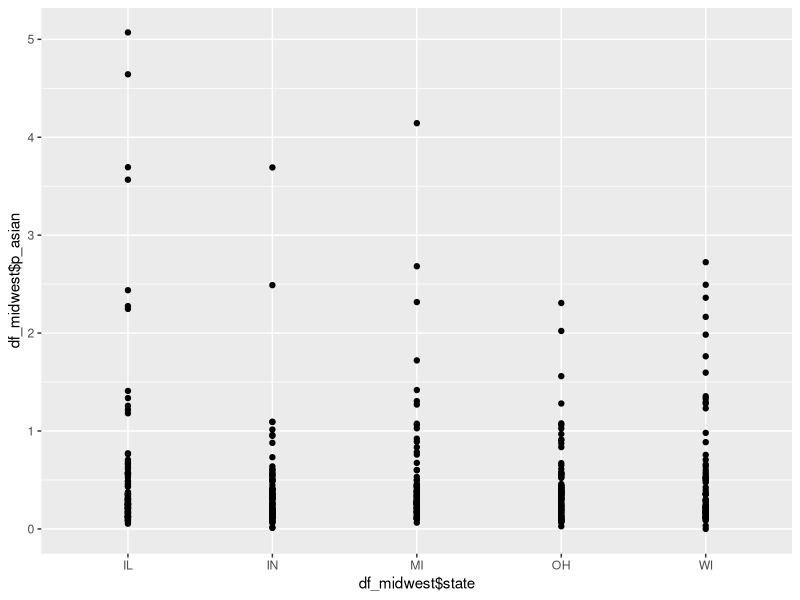
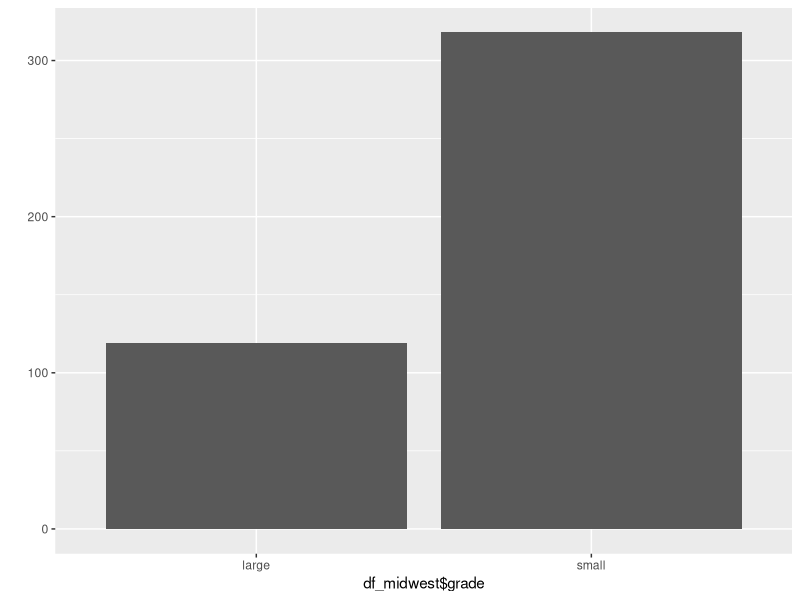

R code for these plots, in order:
library(dplyr)
library(ggplot2)

#문제1
df_midwest = as.data.frame(ggplot2::midwest)
head(df_midwest)
tail(df_midwest)
View(df_midwest)
dim(df_midwest)
str(df_midwest)
summary(df_midwest)

#문제2
df_midwest <- rename(df_midwest, total = poptotal, asian=popasian)
head(df_midwest)

#문제3
df_midwest$p_asian = (df_midwest$asian /df_midwest$total) *100
qplot(df_midwest$state,df_midwest$p_asian, data=df_midwest, geom="auto")

#문제4
avg=mean(df_midwest$p_asian)
df_midwest$grade = ifelse(df_midwest$p_asian>=avg,"large","small")
                  
#문제5
table(df_midwest$grade)
qplot(df_midwest$grade)
